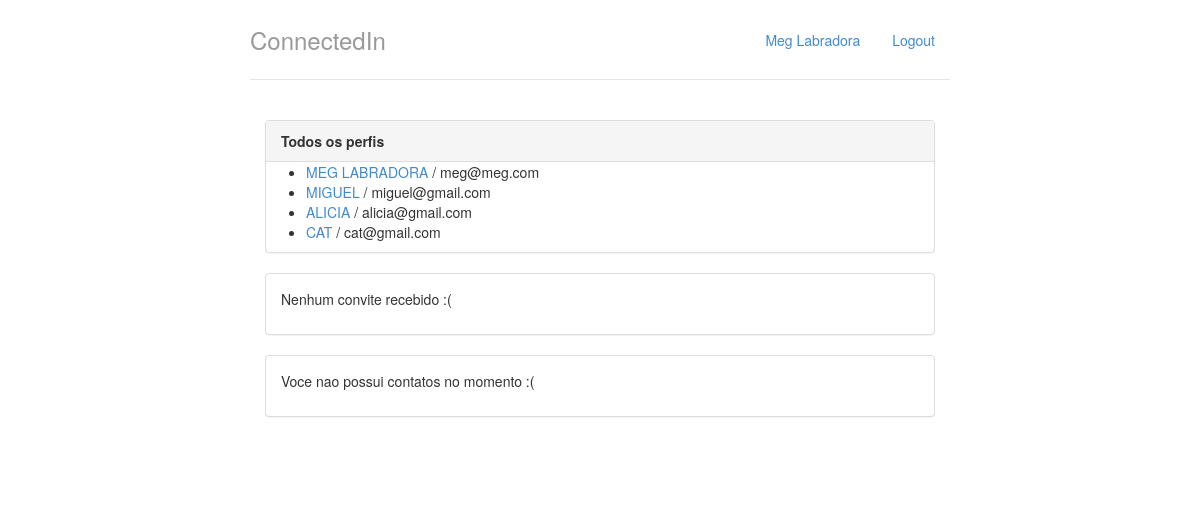
The app's page /, older data.
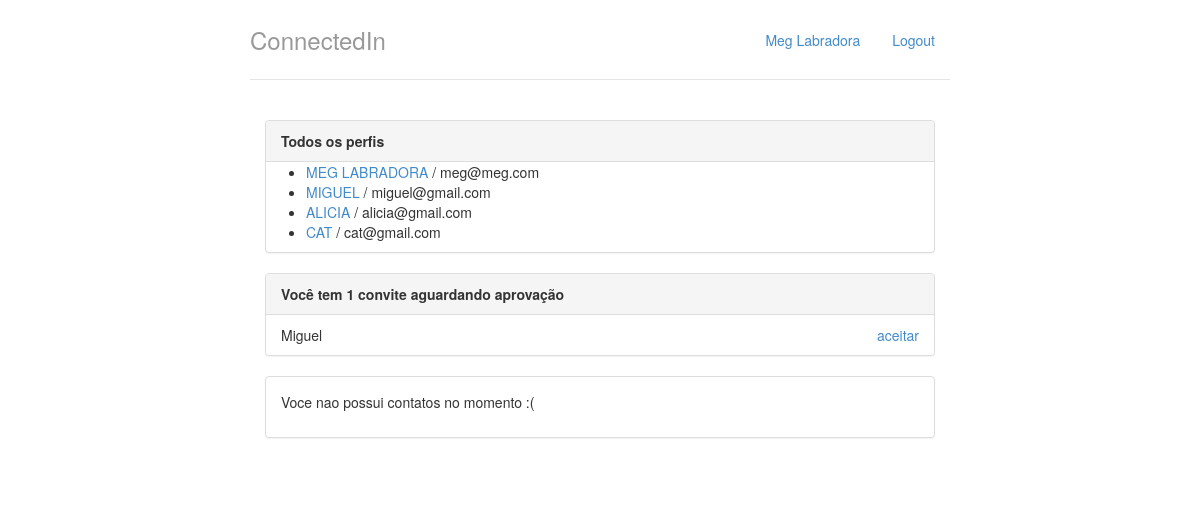
The same page, newer data.
### perfis/models.py (models this page shows, shortened)
class Perfil(models.Model):
   nome = models.CharField(max_length=255, null=False)
   email = models.CharField(max_length=255, null=False)
   telefone = models.CharField(max_length=15, null=False)
   nome_empresa = models.CharField(max_length=255, null=False)
   contatos = models.ManyToManyField('self')

class Convite(models.Model):
    solicitante = models.ForeignKey(Perfil, related_name='convites_feitos')
    convidado = models.ForeignKey(Perfil, related_name='convites_recebidos')

### perfis/views.py (the view)
# urls.py: url(r'^$', 'perfis.views.index', name="index"),
def index(request):
	return render(request, 'index.html', {"perfis":Perfil.objects.all(), 'perfil_logado' : get_perfil_logado(request)})

### perfis/views.py (called while the page is built)
def get_perfil_logado(request):
	return Perfil.objects.get(id=1)

### perfis/templates/index.html
{% extends "base.html"%}
{% block body%}
<div class="col-lg-12">
	<div class="panel panel-default">
		<div class="panel-heading">
			<strong>Todos os perfis</strong>
		</div>
			{% if perfis%}
			<ul>
				{% for perfil in perfis %}
					<li>
							<a href="{% url 'exibir' perfil.id %}">
									{{ perfil.nome | upper}}
							</a>
						/ {{ perfil.email }}
					</li>
				{% endfor %}
			</ul>
			{% else %}
				<p>Nenhum perfil encontrado</p>
			{% endif %}
	</div>
	<div class="panel panel-default">
		{% with total_de_convites=perfil_logado.convites_recebidos.count %}
			{% if total_de_convites %}
				<div class="panel-heading">
					<strong>Você tem {{ total_de_convites }} convite{{ total_de_convites | pluralize}} aguardando aprovação</strong>
				</div>
				<ul class="list-group">
					{% for convite in perfil_logado.convites_recebidos.all %}
						<li class="list-group-item">
							{{ convite.solicitante.nome }}
							<a href="{% url 'aceitar' convite.id%}" class="pull-right">aceitar</a>
						</li>
					{% endfor%}
				</ul>
			{% else %}
				<div class="panel-body">
					<p>Nenhum convite recebido :(</p>
				</div>
			{% endif%}
		{% endwith%}
	</div>
	<div class="panel panel-default">
		{% with total_de_contatos=perfil_logado.contatos.count %}
			{% if total_de_contatos %}
				<div class="panel-heading">
					<strong>Você tem {{ total_de_contatos }} contatos{{ total_de_contatos | pluralize}} </strong>
				</div>
				<ul class="list-group">
					{% for contato in perfil_logado.contatos.all %}
						<li class="list-group-item">
							<a href="{% url 'exibir' contato.id %}">{{ contato.nome }}</a>
						</li>
					{% endfor%}
				</ul>
			{% else %}
				<div class="panel-body">
					<p>Voce nao possui contatos no momento :(</p>
				</div>
			{% endif%}
		{% endwith%}
	</div>
</div>
{% endblock%}

### perfis/templates/base.html (shortened to what this page needs)
{% load staticfiles %}
<!DOCTYPE html>
<html lang="pt-br">
<head>
    <link rel="stylesheet" href="{% static "styles/bootstrap.css" %}">
    <link rel="stylesheet" href="{% static "styles/main.css" %}">
</head>
<body>
    <div class="container">
        <div class="header">
                <ul class="nav nav-pills pull-right">
                    <li><a href="{% url 'index' %}">{{perfil_logado.nome}}</a></li>
                    <li><a href="/logout/">Logout</a></li>
                </ul>
                <h3 class="text-muted">ConnectedIn</h3>
            </div>
            <div class="row content">
                {% block body%}
                {% endblock %}
            </div>
    </div>
</body>
</html>

### perfis/static/styles/main.css (style rules this page uses)
body { padding-top: 20px; padding-bottom: 20px; }
.header, .content, .footer { padding-left: 15px; padding-right: 15px; }
.header { border-bottom: 1px solid #e5e5e5; }
.header h3 { margin-top: 0; margin-bottom: 0; line-height: 40px; padding-bottom: 19px; }
@media (min-width: 768px) { .container { max-width: 730px; } }
.content { margin: 40px 0; }
@media screen and (min-width: 768px) { .header, .content, .footer { padding-left: 0; padding-right: 0; } }
@media screen and (min-width: 768px) { .header { margin-bottom: 30px; } }

Row changes from the older to the newer data that the page shows:
added Convite: solicitante.nome "Miguel"
Text that changed along with them:
{{ total_de_convites }}: (not shown) → "1"
text no longer shown: "Nenhum convite recebido :("
text now shown: "Você tem convite aguardando aprovação"
